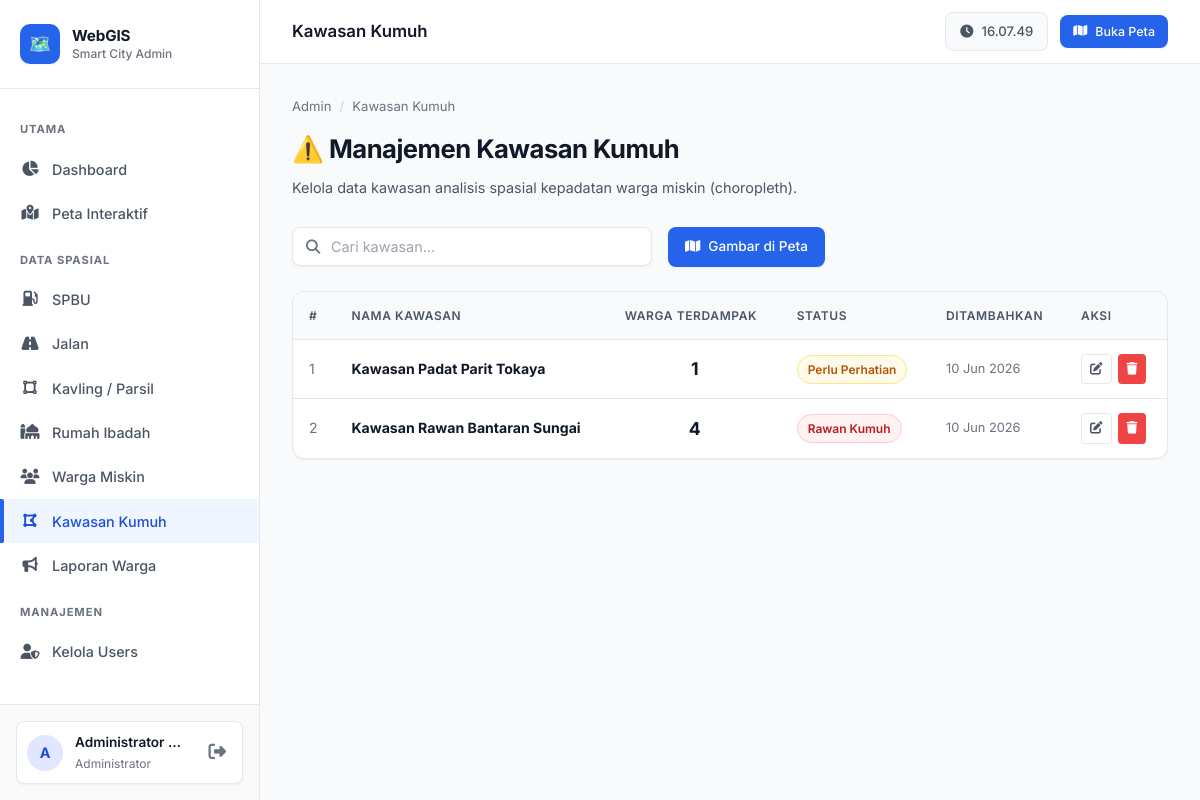
The app's page /project_final/admin/data_kawasan.php (signed in) with its own data.
### tables this page shows
CREATE TABLE kawasan_kumuh (
    id INT AUTO_INCREMENT PRIMARY KEY,
    nama_kawasan VARCHAR(100) NOT NULL,
    geom GEOMETRY NOT NULL,
    created_at TIMESTAMP NOT NULL DEFAULT CURRENT_TIMESTAMP,
    SPATIAL INDEX idx_kawasan_kumuh_geom (geom)
);

### project_final/config/app.php (called while the page is built, shortened)
<?php
function app_base_path(): string {
    $basePath = getenv('APP_BASE_PATH');
    $basePath = trim($basePath);
    return '/' . trim($basePath, '/');
}
function app_url(string $path = ''): string {
    $path = '/' . ltrim($path, '/');
    return app_base_path() . $path;
}

### project_final/admin/data_kawasan.php (the view, shortened to what this page needs)
<?php
$pdo = Database::getConnection();
$rows = $pdo->query("SELECT k.id, k.nama_kawasan, k.created_at, COUNT(w.id) as jumlah_warga
    FROM kawasan_kumuh k LEFT JOIN warga_miskin w ON ST_Contains(k.geom, w.geom)
    GROUP BY k.id ORDER BY k.id DESC")->fetchAll();
require_once __DIR__ . '/partials/header.php';
?>
<div class="page-header">
    <div class="breadcrumb"><span>Admin</span><span class="sep">/</span><span>Kawasan Kumuh</span></div>
    <h1>⚠️ Manajemen Kawasan Kumuh</h1>
    <p>Kelola data kawasan analisis spasial kepadatan warga miskin (choropleth).</p>
</div>
<div class="page-toolbar">
    <div class="search-box"><i class="fas fa-search search-icon"></i><input type="text" id="searchInput" placeholder="Cari kawasan..." oninput="filterTable('searchInput','kawasanTable')"></div>
    <a href="<?= app_url('admin/peta.php') ?>" class="btn btn-primary"><i class="fas fa-map"></i> Gambar di Peta</a>
</div>
<div class="table-wrap">
<table class="data-table" id="kawasanTable">
    <thead><tr><th>#</th><th>Nama Kawasan</th><th>Warga Terdampak</th><th>Status</th><th>Ditambahkan</th><th>Aksi</th></tr></thead>
    <tbody>
    <?php foreach($rows as $i=>$r): $cnt=(int)$r['jumlah_warga']; $status=$cnt>3?'Rawan Kumuh':($cnt>0?'Perlu Perhatian':'Aman'); $badge=$cnt>3?'badge-danger':($cnt>0?'badge-warning':'badge-success'); ?>
    <tr>
        <td style="color:var(--text-muted)"><?=$i+1?></td>
        <td><strong><?=htmlspecialchars($r['nama_kawasan'])?></strong></td>
        <td style="text-align:center;font-size:1.1rem;font-weight:700;"><?=$cnt?></td>
        <td><span class="badge <?=$badge?>"><?=$status?></span></td>
        <td style="color:var(--text-muted);font-size:0.8rem;"><?=date('d M Y',strtotime($r['created_at']))?></td>
        <td><div class="actions">
            <button class="btn btn-ghost btn-sm btn-icon" onclick="editRow(<?=htmlspecialchars(json_encode($r))?>)"><i class="fas fa-edit"></i></button>
            <button class="btn btn-danger btn-sm btn-icon" onclick="hapus(<?=$r['id']?>,'<?=addslashes($r['nama_kawasan'])?>')"><i class="fas fa-trash"></i></button>
        </div></td>
    </tr>
    <?php endforeach; ?>
    </tbody>
</table></div>
<?php require_once __DIR__ . '/partials/footer.php'; ?>

### project_final/assets/css/main.css (style rules this page uses)
:root { --primary: #2563EB; --primary-light: #3B82F6; --primary-dark: #1D4ED8; --accent: #10B981; --danger: #EF4444; --warning: #F59E0B; --info: #0EA5E9; --bg-base: #F9FAFB; --bg-surface: #FFFFFF; --bg-elevated: #FFFFFF; --bg-card: #FFFFFF; --border-light: #E5E7EB; --border-hover: #D1D5DB; --text-primary: #111827; --text-secondary: #4B5563; --text-muted: #6B7280; --sidebar-w: 260px; --sidebar-bg: #FFFFFF; --sidebar-border: #E5E7EB; --radius-sm: 4px; --radius-md: 8px; --radius-lg: 12px; --radius-xl: 16px; --shadow-sm: 0 1px 2px 0 rgba(0, 0, 0, 0.05); --shadow-md: 0 4px 6px -1px rgba(0, 0, 0, 0.1), 0 2px 4px -1px rgba(0, 0, 0, 0.06); --shadow-lg: 0 10px 15px -3px rgba(0, 0, 0, 0.1), 0 4px 6px -2px rgba(0, 0, 0, 0.05); --transition: all 0.2s ease-in-out; }
*, *::before, *::after { box-sizing: border-box; margin: 0; padding: 0; }
html { scroll-behavior: smooth; }
body { font-family: 'Inter', sans-serif; background: var(--bg-base); color: var(--text-primary); font-size: 14px; line-height: 1.6; min-height: 100vh; -webkit-font-smoothing: antialiased; }
a { color: var(--primary); text-decoration: none; transition: var(--transition); }
.btn { display: inline-flex; align-items: center; gap: 8px; padding: 8px 16px; border-radius: var(--radius-md); border: 1px solid transparent; font-size: 0.85rem; font-weight: 500; font-family: 'Inter', sans-serif; cursor: pointer; transition: var(--transition); white-space: nowrap; outline: none; }
.btn-primary { background: var(--primary); color: #fff; box-shadow: var(--shadow-sm); }
.btn-danger { background: var(--danger); color: #fff; }
.btn-ghost { background: transparent; border: 1px solid var(--border-light); color: var(--text-secondary); }
.btn-sm { padding: 6px 12px; font-size: 0.78rem; }
.btn-icon { padding: 8px; border-radius: var(--radius-sm); }
.badge { display: inline-flex; align-items: center; padding: 4px 10px; border-radius: var(--radius-xl); font-size: 0.75rem; font-weight: 600; }
.badge-danger { background: #FEF2F2; color: #B91C1C; border: 1px solid #FECACA; }
.badge-warning { background: #FFFBEB; color: #B45309; border: 1px solid #FDE68A; }
.table-wrap { overflow-x: auto; border-radius: var(--radius-lg); border: 1px solid var(--border-light); background: var(--bg-surface); box-shadow: var(--shadow-sm); }
.data-table { width: 100%; border-collapse: collapse; font-size: 0.88rem; }
.data-table thead th { background: #F9FAFB; padding: 14px 16px; text-align: left; font-size: 0.75rem; font-weight: 600; color: var(--text-secondary); text-transform: uppercase; letter-spacing: 0.05em; white-space: nowrap; border-bottom: 1px solid var(--border-light); }
.data-table tbody tr { border-bottom: 1px solid var(--border-light); transition: background 0.15s; }
.data-table tbody tr:last-child { border-bottom: none; }
.data-table td { padding: 14px 16px; color: var(--text-primary); vertical-align: middle; }
.data-table .actions { display: flex; gap: 6px; }
.page-header { margin-bottom: 28px; }
.page-header h1 { font-size: 1.6rem; font-weight: 700; color: var(--text-primary); letter-spacing: -0.02em; }
.page-header p { color: var(--text-secondary); margin-top: 6px; font-size: 0.9rem; }
.page-header .breadcrumb { display: flex; gap: 8px; align-items: center; font-size: 0.82rem; color: var(--text-muted); margin-bottom: 12px; }
.page-header .breadcrumb .sep { color: #D1D5DB; }

### project_final/assets/css/admin.css (style rules this page uses)
body.admin-page { display: flex; min-height: 100vh; background: var(--bg-base); }
.page-toolbar { display: flex; align-items: center; gap: 16px; margin-bottom: 24px; flex-wrap: wrap; }
.page-toolbar .search-box { flex: 1; min-width: 250px; max-width: 360px; position: relative; }
.search-box .search-icon { position: absolute; left: 14px; top: 50%; transform: translateY(-50%); color: var(--text-muted); font-size: 0.9rem; }
.search-box input { width: 100%; padding: 10px 14px 10px 38px; background: #FFFFFF; border: 1px solid var(--border-light); border-radius: var(--radius-md); color: var(--text-primary); font-size: 0.9rem; outline: none; transition: var(--transition); font-family: 'Inter', sans-serif; box-shadow: var(--shadow-sm); }
.search-box input::placeholder { color: #9CA3AF; }

### records on screen
kawasan_kumuh: nama_kawasan "Kawasan Padat Parit Tokaya", cnt "1", status "Perlu Perhatian", created_at "10 Jun 2026"
kawasan_kumuh: nama_kawasan "Kawasan Rawan Bantaran Sungai", cnt "4", status "Rawan Kumuh", created_at "10 Jun 2026"

### other values on screen
$initial "A"
$user['nama_lengkap'] ?: $user['username'] "Administrator…"
$pageTitle "Kawasan Kumuh"
